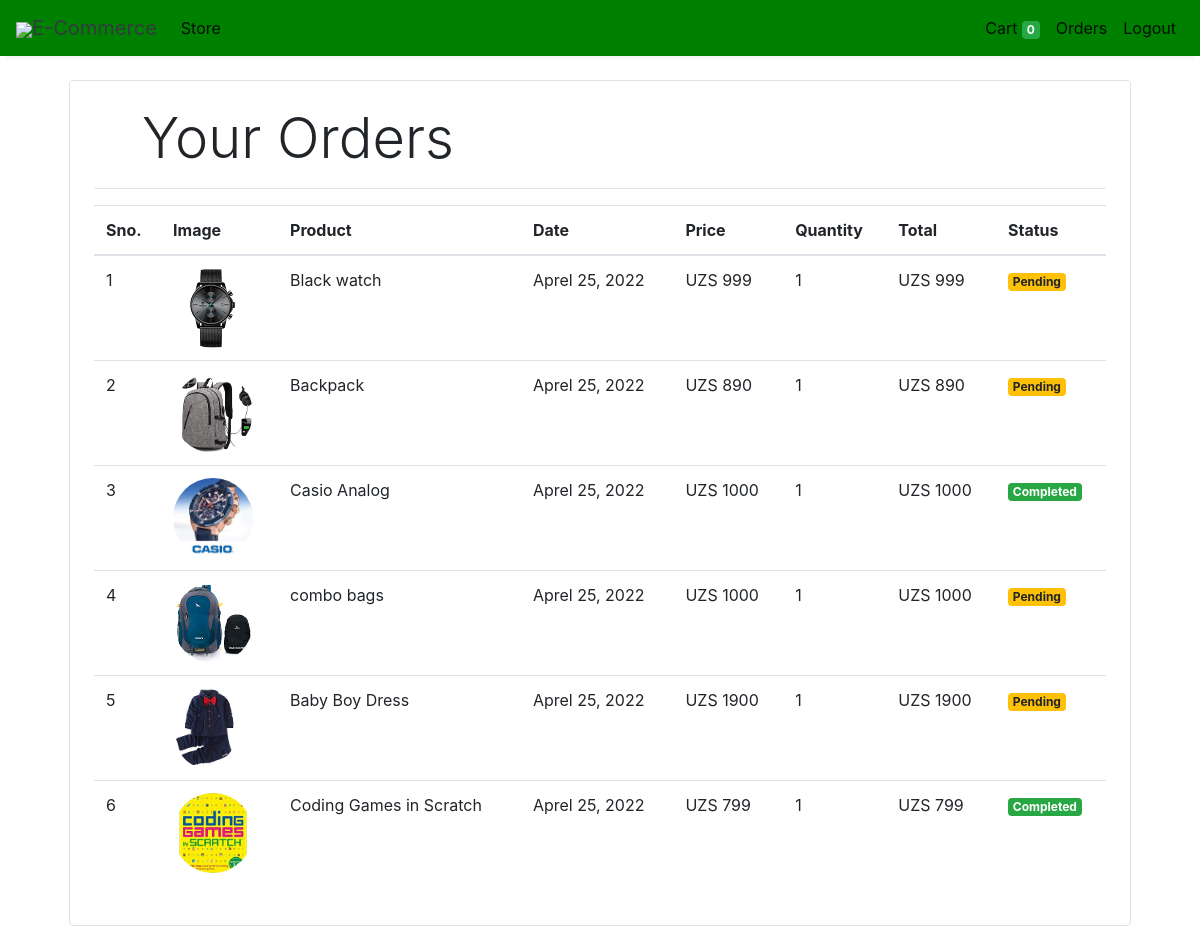
Page /orders (signed in) on the committed database.
### store/models/orders.py (models this page shows, shortened)
class Order(models.Model):
    product = models.ForeignKey(Products,
                                on_delete=models.CASCADE)
    customer = models.ForeignKey(Customer,
                                 on_delete=models.CASCADE)
    quantity = models.IntegerField(default=1)
    price = models.IntegerField()
    address = models.CharField (max_length=50, default='', blank=True)
    phone = models.CharField (max_length=50, default='', blank=True)
    date = models.DateField (default=datetime.datetime.today)
    status = models.BooleanField (default=False)
    def __str__(self):
        return self.address
    @staticmethod
    def get_orders_by_customer(customer_id):
        return Order.objects.filter(customer=customer_id).order_by('-date')

### store/models/product.py (models this page shows, shortened)
class Products(models.Model):
    name = models.CharField(max_length=60)
    price= models.IntegerField(default=0)
    category= models.ForeignKey(Category,on_delete=models.CASCADE,default=1 )
    description= models.CharField(max_length=250, default='', blank=True, null= True)
    image= models.ImageField(upload_to='uploads/products/')

### store/middlewares/auth.py (the view)
    def middleware(request):
        print(request.session.get('customer'))
        returnUrl = request.META['PATH_INFO']
        print(request.META['PATH_INFO'])
        if not request.session.get('customer'):
           return redirect(f'login?return_url={returnUrl}')
        response = get_response(request)
        return response

### store/templatetags/custom_filter.py (called while the page is built)
@register.filter(name='currency')
def currency(number):
    return "UZS "+str(number)

@register.filter(name='multiply')
def multiply(number , number1):
    return number * number1

### store/views/orders.py (called while the page is built)
    def get(self , request ):
        customer = request.session.get('customer')
        orders = Order.get_orders_by_customer(customer)
        print(orders)
        return render(request , 'orders.html'  , {'orders' : orders})

### store/templates/orders.html
{% extends 'base.html' %}
{% block content %}
{% load cart %}
{% load custom_filter %}
<div class="container">
   <div class="border rounded p-4 m-4">
        <p class="display-4 pl-4 ml-4">Your Orders</p>
        <hr>
        <table class="table">
            <thead>
                <tr>
                    <th>Sno.</th>
                    <th>Image</th>
                    <th>Product</th>
                    <th>Date</th>
                    <th>Price</th>
                    <th>Quantity</th>
                    <th>Total</th>
                    <th>Status</th>
                </tr>
            </thead>
            <tbody>
                {% for order in orders %}
                <tr>
                    <td>{{forloop.counter}}</td>
                    <td><img style="height: 80px;" class="rounded-circle" src="{{order.product.image.url}}" alt=""></td>
                    <td>{{order.product.name}}</td>
                    <td>{{order.date}}</td>
                    <td>{{order.price|currency}}</td>
                    <td>{{order.quantity}}</td>
                    <td>{{order.quantity|multiply:order.price|currency}}</td>
                    {% if order.status %}
                    <td><small class="badge badge-success">Completed</small></td>
                    {%else%}
                    <td><small class="badge badge-warning">Pending</small></td>
                    {% endif %}
                </tr>
                {% endfor %}
            </tbody>
        </table>
   </div>
</div>
{% endblock %}

### rows in the picture
Order: product.image (picture), product.name "Black watch", date "Aprel 25, 2022", price "UZS 999", quantity "1", quantity|multiply "UZS 999", status "Pending"
Order: product.image (picture), product.name "Backpack", date "Aprel 25, 2022", price "UZS 890", quantity "1", quantity|multiply "UZS 890", status "Pending"
Order: product.image (picture), product.name "Casio Analog", date "Aprel 25, 2022", price "UZS 1000", quantity "1", quantity|multiply "UZS 1000", status "Completed"
Order: product.image (picture), product.name "combo bags", date "Aprel 25, 2022", price "UZS 1000", quantity "1", quantity|multiply "UZS 1000", status "Pending"
Order: product.image (picture), product.name "Baby Boy Dress", date "Aprel 25, 2022", price "UZS 1900", quantity "1", quantity|multiply "UZS 1900", status "Pending"
Order: product.image (picture), product.name "Coding Games in Scratch", date "Aprel 25, 2022", price "UZS 799", quantity "1", quantity|multiply "UZS 799", status "Completed"

### other values in the picture
{{ request.session.cart.keys|length }} "0"
